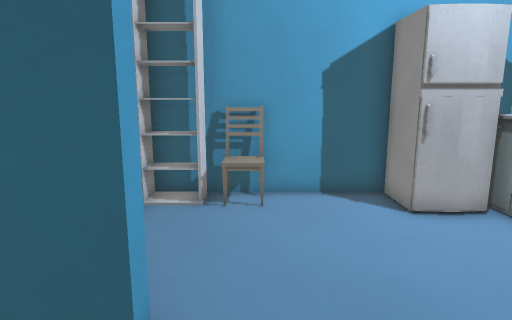
view 1 (above)

15 first-person views from a walk through a Godot game level. The camera is 1.5 m above the floor, tilts 10° down and sees 75° across. The floor is counted in squares, 0.5 m on a side. Each view is taken from the middle of a square. On the plan, view 1 faces up. The plan holds only what a view shows up to about 20 squares ahead; the rest is blank. The place goes on beyond the plan. Some surface patterns are stand-ins.

view 2
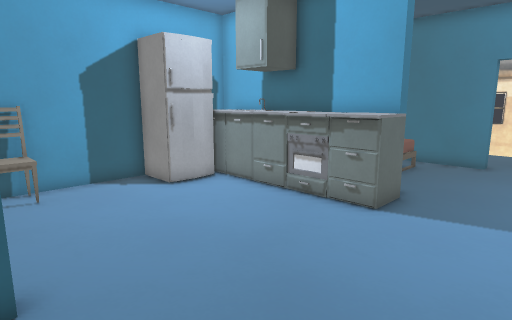

view 3
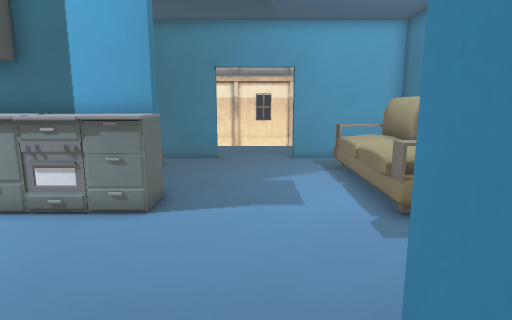

view 4
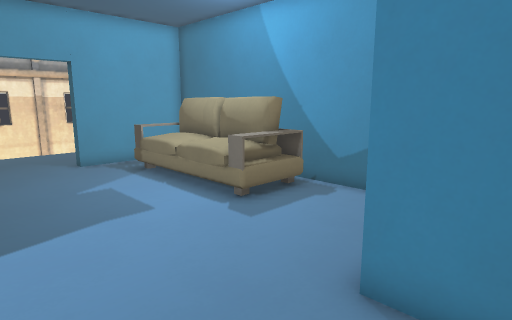

view 5
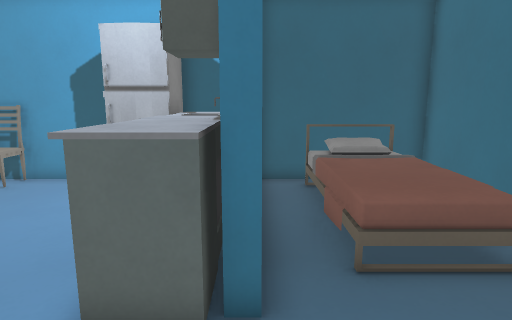

view 6
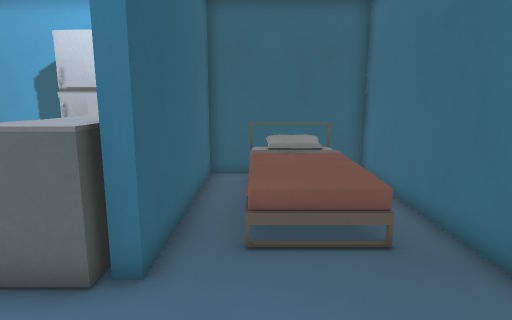

view 7
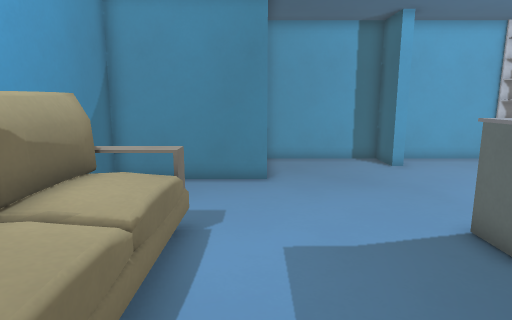

view 8
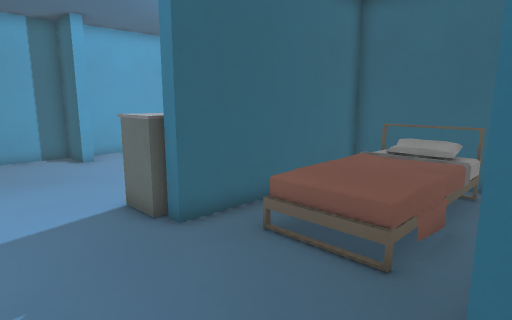

view 9
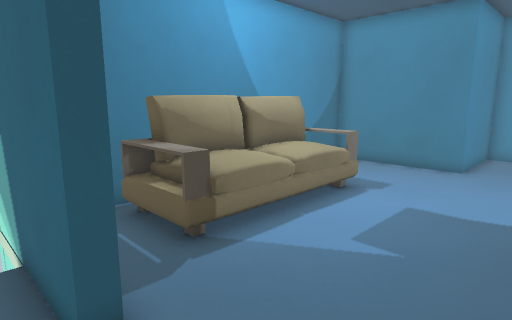

view 10
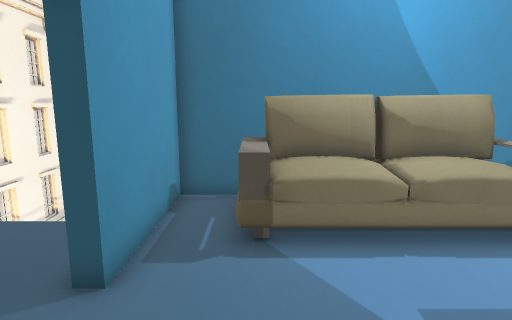

view 11
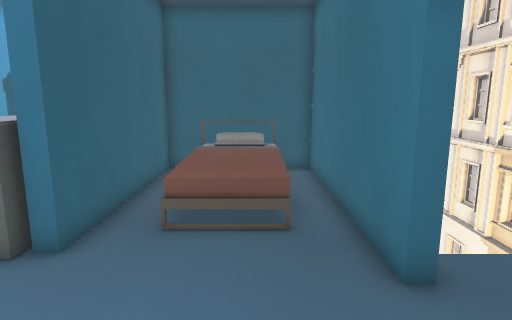

view 12
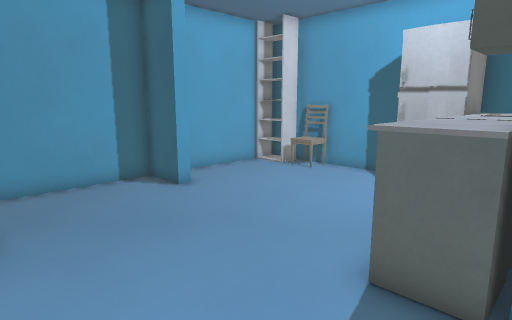

view 13
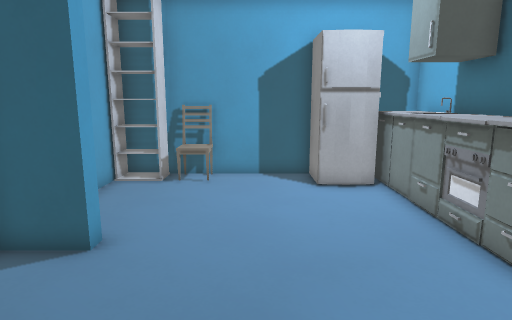

view 14
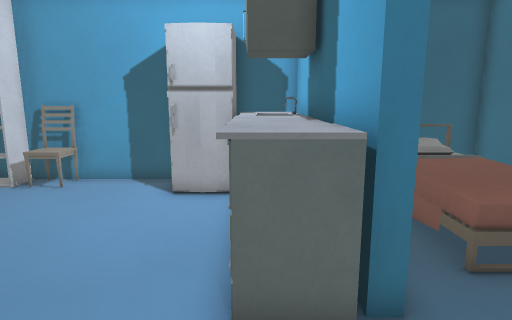

view 15
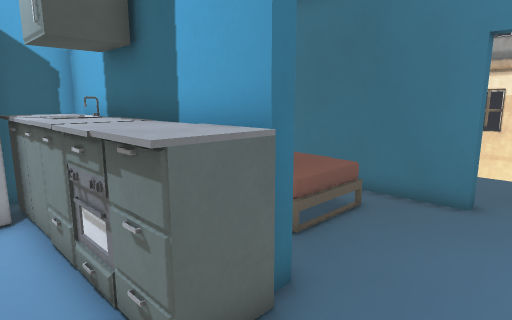

### Floor plan
Points are (right, up) in squares from view 1. A wall is a line through its corners. A room is listed if a view was taken in it or the views show most of it. See-through windows are left out.
Room 1 (views 1, 2, 3, 4, 5, 6, 7, 10, 11, 12, 13, 14, 15)
walls: (-1.4, 4) (-1.4, 3.4) (-3.5, 3.4) (-3.5, -2.6) (1.3, -2.6) (1.3, -8.5) (15.5, -8.5) (15.5, -3); (4.4, 10.8) (-3.5, 10.8) (-3.5, 4.6); (15.5, 1.1) (15.5, 10.8) (9.1, 10.8) (9.1, 2.2) (8.6, 2.2) (8.6, 10.8) (6.2, 10.8)
ways out: opening at (15.5, -1) to room 2
objects: shelf (-3, 9) to (-2, 10); chair (-1, 9) to (0, 10); fridge (5, 9); oven (6, 4) to (8, 5); drawers (6, 6) to (8, 6); sofa (7, -8) to (13, -5); drawers (7, 2) to (8, 3); sink (7, 7) to (8, 8); drawers (7, 9) to (8, 10); bed (11, 4) to (14, 10)
Room 2 (views 8, 9)
walls: (16, 1.1) (15.5, 1.1); (15.5, -3) (16, -3) (16, -7.8)
ways out: opening at (15.5, -1) to room 1

Where each view was taken, in squares from view 1:
view 1: 0 up, 0 right, facing up
view 2: 2 down, 2 left, facing up-right
view 3: 1 down, 2 left, facing right
view 4: 2 up, 1 left, facing down-right
view 5: 2 down, 9 right, facing up
view 6: 3 down, 11 right, facing up
view 7: 3 down, 14 right, facing left
view 8: 2 down, 16 right, facing up-left
view 9: 1 up, 17 right, facing down-left
view 10: 2 up, 13 right, facing down
view 11: 4 down, 13 right, facing up
view 12: 3 down, 9 right, facing up-left
view 13: 3 down, 2 right, facing up
view 14: 2 down, 7 right, facing up
view 15: 1 down, 5 right, facing up-right
